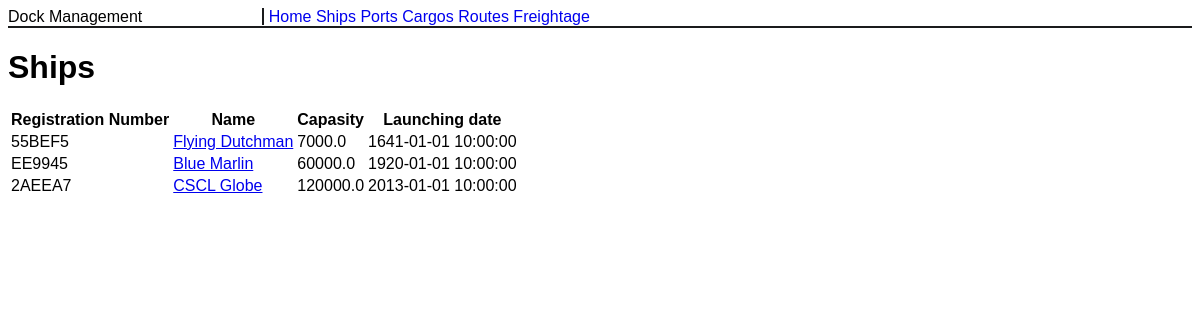
The page /ships on the database its author committed.
### entities.py (models this page shows, shortened)
class Ship:
    ship_id = None

### app.py (the view)
    @app.route('/ships', methods=['GET', 'POST'])
    def get_all_ships():
        session = Session()
        ships = session.query(Ship).all()
        return render_template('ships.html', ships=ships)

### templates/ships.html
{% extends 'base.html' %}
{% block content %}
<h1>Ships</h1>
<table>
    <thead>
    <tr>
        <th>Registration Number</th>
        <th>Name</th>
        <th>Capasity</th>
        <th>Launching date</th>
    </tr>
    </thead>
    <tbody>
    {% for ship in ships %}
    <tr>
        <td>{{ ship.reg_num }}</td>
        <td><a href="{{ url_for('get_one_ship', ship_id=ship.ship_id) }}">{{ ship.name }}</a></td>
        <td>{{ ship.capasity }}</td>
        <td>{{ ship.launching_date }}</td>
    </tr>
    {% endfor %}
    </tbody>
</table>
{% endblock %}

### templates/base.html (style rules this page uses)
* { font-family: 'Avenir', Helvetica, Arial, sans-serif; }

### rows shown on the page
Ship: reg_num "55BEF5", name "Flying Dutchman", capasity "7000.0", launching_date "1641-01-01 10:00:00"
Ship: reg_num "EE9945", name "Blue Marlin", capasity "60000.0", launching_date "1920-01-01 10:00:00"
Ship: reg_num "2AEEA7", name "CSCL Globe", capasity "120000.0", launching_date "2013-01-01 10:00:00"
